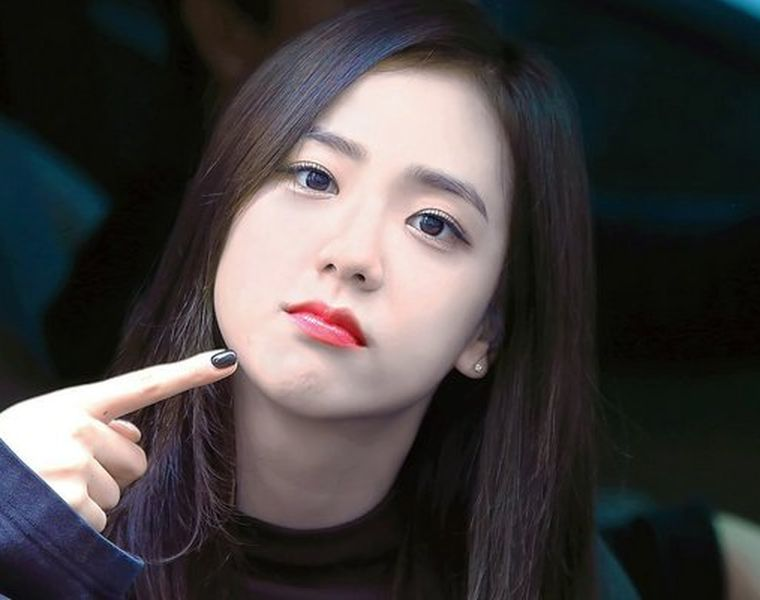
#> input picture jisoo.jpg, 760 x 600 px
$ jupyter execute 'Transformasi Twirl.ipynb'
#> lines starting #> are read from the running program, lines starting #| are printed output that depends on the picture
[cell 1]
import matplotlib.pyplot as plt
from skimage.transform import swirl
import cv2

image = cv2.imread("jisoo.jpg")
#> image is the input picture: shape (600, 760, 3); mean B, G, R 64.8, 64.8, 69
swirled = swirl(image, rotation=0, strength=20, radius=200)
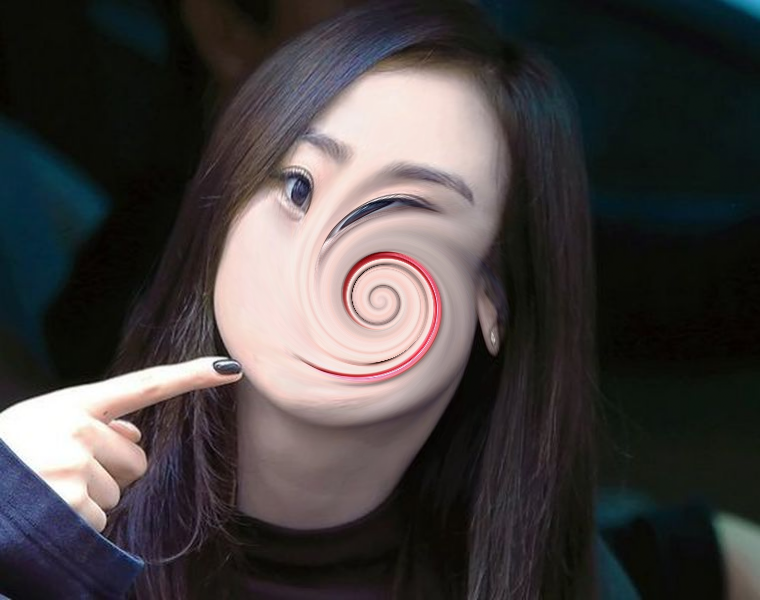
#> swirled: shape (600, 760, 3) float64; mean B, G, R 0.254, 0.254, 0.271

fig, (ax0, ax1) = plt.subplots(nrows=1, ncols=2, figsize=(8, 3), sharex=True, sharey=True)

ax0.imshow(image, cmap=plt.cm.gray)
ax0.axis('off')
ax1.imshow(swirled, cmap=plt.cm.gray)
ax1.axis('off')

plt.show()
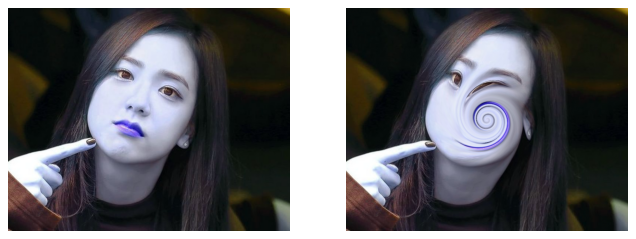
#> figure drawn by matplotlib, 2 panels; B, G, R data is drawn as R, G, B
